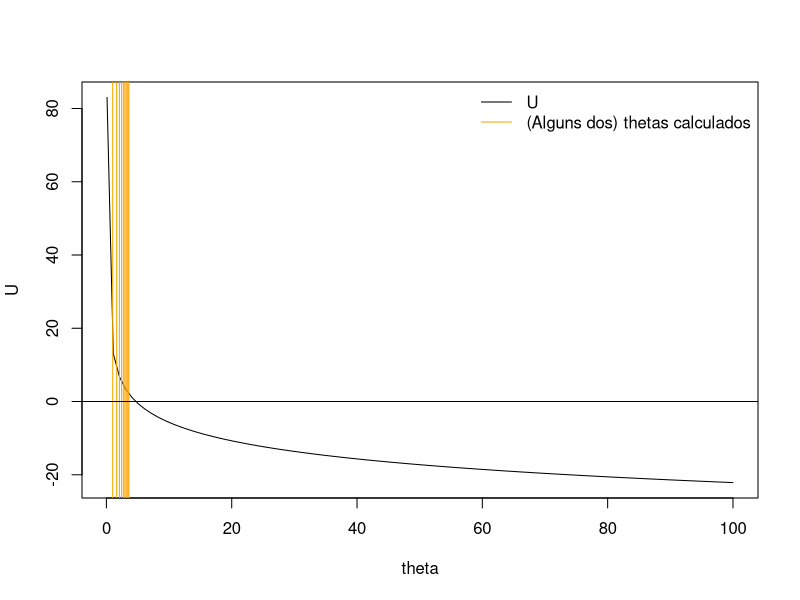
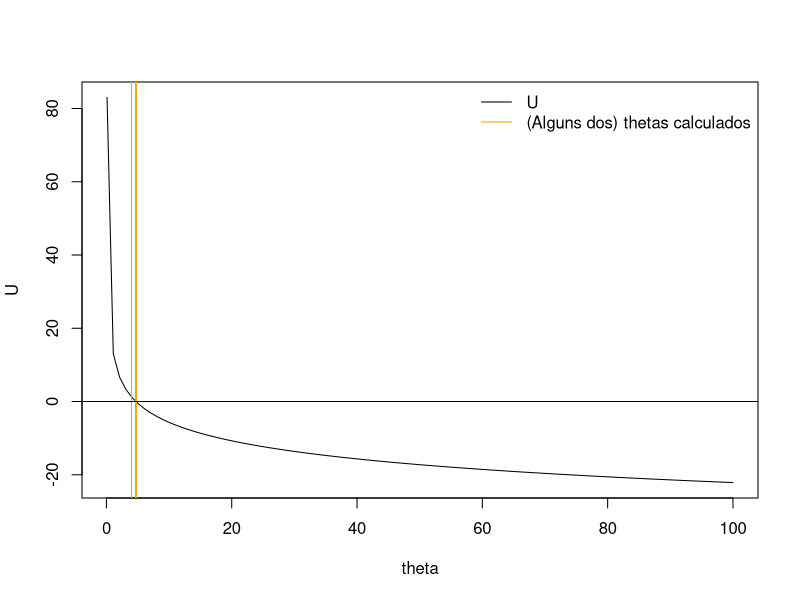

Write R code to recreate these figures, in order.
## ---- chunk 1
main <- function() {
  x <- c(3.1, 4.2, 5.7, 2.3, 7.7, 5.1, 3.5)
  n <- length(x)

  theta <- 1
  erro_max <- 10^(-5)
  erro <- Inf
  i <- 1
  iteracoes_max <- 1000

  while (erro > erro_max && i <= iteracoes_max) {
    escore <- sum(log(x)) - n * digamma(theta[i])
    derivada_escore <- -n * trigamma(theta[i])
    theta[i + 1] <- theta[i] - escore / derivada_escore
    erro <- abs(theta[i + 1] - theta[i])
    cat("Erro na iteração", i, ":", erro, "\n")
    i <- i + 1
  }

  if (erro > erro_max) {
    stop("O método não convergiu em ", iteracoes_max, " iterações.")
  }
  cat("Theta final:", tail(theta, 1), "\n")
  cat("Total de iterações:", i - 1, "\n")
}

main()
## ---- chunk 2
main <- function() {
  x <- c(2, 2.5, 3, 3.5, 2, 1.5)
  n <- length(x)

  theta <- 0.5
  erro_max <- 10^(-5)
  erro <- Inf
  i <- 1
  iteracoes_max <- 1000

  while (erro > erro_max && i <= iteracoes_max) {
    theta[i + 1] <- theta[i] -
      ((n - sum(x) * theta[i]) * theta[i]) / (-n)
    erro <- abs(theta[i + 1] - theta[i])
    cat("Erro na iteração", i, ":", erro, "\n")
    i <- i + 1
  }

  if (erro > erro_max) {
    stop("O método não convergiu em ", iteracoes_max, " iterações.")
  }
  cat("Theta final:", tail(theta, 1), "\n")
  cat("Total de iterações:", i - 1, "\n")
}

main()
## ---- chunk 3
main <- function() {
  x <- c(3.1, 4.2, 5.7, 2.3, 7.7, 5.1, 3.5)
  n <- length(x)

  theta <- 1
  delta <- 0.01
  erro_max <- 10^(-5)
  erro <- Inf
  i <- 1
  iteracoes_max <- 1000

  while (erro > erro_max && i <= iteracoes_max) {
    escore <- sum(log(x)) - n * digamma(theta[i])
    theta[i + 1] <- theta[i] + delta * escore
    erro <- abs(theta[i + 1] - theta[i])
    if (i %% 100 == 0) {
      cat("Erro na iteração", i, ":", erro, "\n")
    }
    i <- i + 1
  }

  if (erro > erro_max) {
    stop("O método não convergiu em ", iteracoes_max, " iterações.")
  }
  cat("Theta final:", tail(theta, 1), "\n")
  cat("Total de iterações:", i - 1, "\n")
}

main()
## ---- chunk 4
descida_estocastica_ingenua <- function() {
  x <- c(3.1, 4.2, 5.7, 2.3, 7.7, 5.1, 3.5)
  n <- length(x)

  theta <- 1
  delta <- 0.0001
  erro <- Inf
  erro_max <- 10^(-5)
  epoca <- 1
  epocas_max <- 10000

  while (erro > erro_max && epoca <= epocas_max) {
    for (observacao in x) {
      proximo_theta <- tail(theta, 1) +
        delta * (log(observacao) - digamma(tail(theta, 1)))
      erro <- abs(proximo_theta - tail(theta, 1))
      theta <- c(theta, proximo_theta)
    }
    if (epoca %% 500 == 0) {
      cat("Erro da última atualização na época", epoca, ":", erro, "\n")
    }
    epoca <- epoca + 1
  }

  epocas_executadas <- epoca - 1
  if (erro > erro_max) {
    stop("O método não convergiu em ", epocas_max, " épocas.")
  }

  escore <- function(y) sum(log(x)) - n * digamma(y)
  cat("Theta final:", tail(theta, 1), "\n")
  cat("Total de épocas:", epocas_executadas, "\n")
  cat("Escore da amostra no valor final:", escore(tail(theta, 1)), "\n")

  curve(escore, from = 0.1, to = 100, ylab = "U", xlab = "theta")
  indices <- seq(1, length(theta), by = 4000)
  abline(v = theta[indices], col = "orange")
  abline(h = 0)
  legend("topright", legend = c("U", "(Alguns dos) thetas calculados"),
         col = c("black", "orange"), lty = 1, bty = "n")
}

descida_estocastica_ingenua()
## ---- chunk 5
set.seed(24)

descida_estocastica <- function() {
  x <- c(3.1, 4.2, 5.7, 2.3, 7.7, 5.1, 3.5)
  n <- length(x)

  theta <- 4
  delta0 <- 0.1
  escore <- function(y) sum(log(x)) - n * digamma(y)

  erro_max <- 10^(-5)
  erro <- abs(escore(tail(theta, 1)))
  epoca <- 1
  epocas_max <- 5000

  while (erro > erro_max && epoca <= epocas_max) {
    delta <- delta0 / sqrt(epoca)
    for (i in sample.int(n)) {
      theta_atual <- tail(theta, 1)
      theta <- c(
        theta,
        theta_atual + delta * (log(x[i]) - digamma(theta_atual))
      )
    }
    erro <- abs(escore(tail(theta, 1)))
    if (epoca %% 500 == 0) {
      cat("Erro na época", epoca, ":", erro, "\n")
    }
    epoca <- epoca + 1
  }

  epocas_executadas <- epoca - 1
  if (erro > erro_max) {
    stop("O método não convergiu em ", epocas_max, " épocas.")
  }

  cat("Theta final:", tail(theta, 1), "\n")
  cat("Total de épocas:", epocas_executadas, "\n")
  cat("Escore da amostra no valor final:", escore(tail(theta, 1)), "\n")

  curve(escore, from = 0.1, to = 100, ylab = "U", xlab = "theta")
  indices <- seq(1, length(theta), by = 500)
  abline(v = theta[indices], col = "orange")
  abline(h = 0)
  legend("topright", legend = c("U", "(Alguns dos) thetas calculados"),
         col = c("black", "orange"), lty = 1, bty = "n")
}

descida_estocastica()
